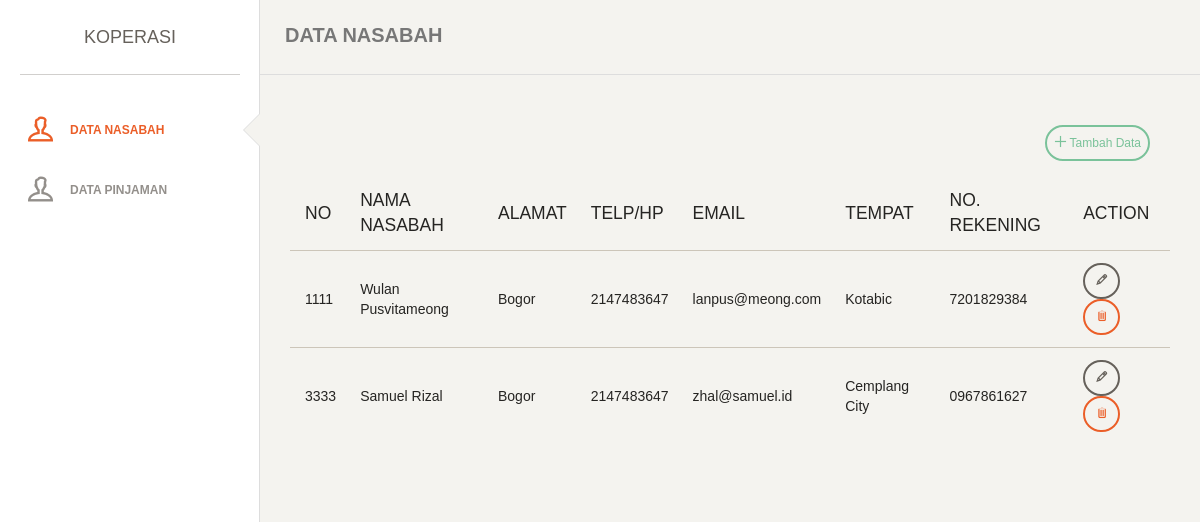
Page /index.php?page=data-nasabah on the committed database.
### tables this page shows
CREATE TABLE `tb_nasabah` (
  `nik` int(10) NOT NULL,
  `nama` text NOT NULL,
  `alamat` text NOT NULL,
  `hp` int(15) NOT NULL,
  `email` text NOT NULL,
  `tempat` text NOT NULL,
  `no_rek` varchar(20) NOT NULL
);

### views/data_nasabah.php (the view)
<div class="main-panel">
	<nav class="navbar navbar-default">
		<div class="container-fluid">
			<div class="navbar-header">
				<a class="navbar-brand" href="#">DATA NASABAH</a>
			</div>
		</div>
	</nav>
	<div class="content">
		<div class="container-fluid">
			<div class="row">
				<div class="col-md-12">
					<div class="card card-plain">
						<div class="header">
							<h4 class="title" style="text-align: right;"><a href="index.php?page=tambah-nasabah&subpage=tambah" class="btn btn-sm btn-success btn-icon"><i class="ti-plus"></i>&nbsp;Tambah Data</a></h4>
						</div>
						<div class="content table-responsive table-full-width">
							<table class="table table-hover">
								<thead>
									<th>NO</th>
									<th>NAMA NASABAH</th>
									<th>ALAMAT</th>
									<th>TELP/HP</th>
									<th>EMAIL</th>
									<th>TEMPAT</th>
									<th>NO. REKENING</th>
									<th>ACTION</th>
								</thead>
								<tbody>
									<?php
									$sql = $konek->query("select * from tb_nasabah");
									while ($data_nasabah = $sql->fetch_array(MYSQLI_BOTH)) {
										?>
										<tr>
											<td><?php echo $data_nasabah['nik']; ?></td>
											<td><?php echo $data_nasabah['nama']; ?></td>
											<td><?php echo $data_nasabah['alamat']; ?></td>
											<td><?php echo $data_nasabah['hp']; ?></td>
											<td><?php echo $data_nasabah['email']; ?></td>
											<td><?php echo $data_nasabah['tempat']; ?></td>
											<td><?php echo $data_nasabah['no_rek']; ?></td>
											<td>
												<a href="index.php?page=tambah-nasabah&subpage=edit&nik=<?php echo $data_nasabah['nik']; ?>" class="btn btn-sm btn-alert btn-icon">&nbsp;<i class="ti-pencil"></i>&nbsp;</a>
												<a href="modul/action.php?nomor=<?php echo $data_nasabah['nik']; ?>" class="btn btn-sm btn-danger btn-icon">&nbsp;<i class="ti-trash"></i>&nbsp;</a>
											</td>
										</tr>
									<?php } ?>
								</tbody>
							</table>
						</div>
					</div>
				</div>
			</div>
		</div>
	</div>
</div>

### rows in the picture
tb_nasabah: nik "1111", nama "Wulan Pusvitameong", alamat "Bogor", hp "2147483647", email "lanpus@meong.com", tempat "Kotabic", no_rek "7201829384"
tb_nasabah: nik "3333", nama "Samuel Rizal", alamat "Bogor", hp "2147483647", email "zhal@samuel.id", tempat "Cemplang City", no_rek "0967861627"
